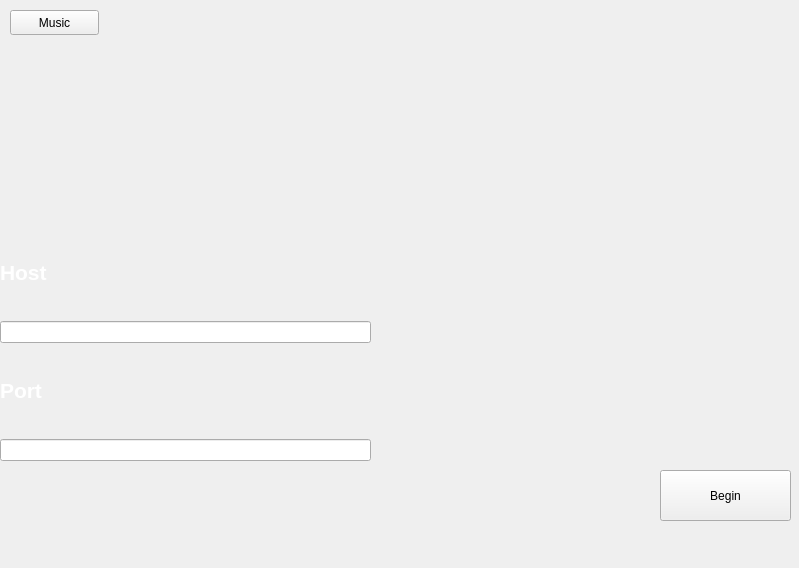
<?xml version="1.0" encoding="UTF-8"?>
<ui version="4.0">
 <class>MainWindow</class>
 <widget class="QMainWindow" name="MainWindow">
  <property name="geometry">
   <rect>
    <x>0</x>
    <y>0</y>
    <width>799</width>
    <height>568</height>
   </rect>
  </property>
  <property name="windowTitle">
   <string>MainWindow</string>
  </property>
  <widget class="QWidget" name="centralwidget">
   <widget class="QPushButton" name="StartButton">
    <property name="geometry">
     <rect>
      <x>660</x>
      <y>470</y>
      <width>131</width>
      <height>51</height>
     </rect>
    </property>
    <property name="text">
     <string>Begin</string>
    </property>
   </widget>
   <widget class="QPushButton" name="pushButton">
    <property name="geometry">
     <rect>
      <x>10</x>
      <y>10</y>
      <width>89</width>
      <height>25</height>
     </rect>
    </property>
    <property name="text">
     <string>Music</string>
    </property>
   </widget>
   <widget class="QLabel" name="label_3">
    <property name="geometry">
     <rect>
      <x>0</x>
      <y>0</y>
      <width>801</width>
      <height>571</height>
     </rect>
    </property>
    <property name="text">
     <string/>
    </property>
    <property name="pixmap">
     <pixmap>../Desktop/Taller I/Taller - tp grupal/Dune2000/resources/dune2000.jpg</pixmap>
    </property>
   </widget>
   <widget class="QWidget" name="verticalLayoutWidget">
    <property name="geometry">
     <rect>
      <x>0</x>
      <y>230</y>
      <width>371</width>
      <height>231</height>
     </rect>
    </property>
    <layout class="QVBoxLayout" name="verticalLayout">
     <item>
      <widget class="QLabel" name="label">
       <property name="text">
        <string>&lt;html&gt;&lt;head/&gt;&lt;body&gt;&lt;p&gt;&lt;span style=&quot; font-size:16pt; font-weight:600; color:#ffffff;&quot;&gt;Host&lt;/span&gt;&lt;/p&gt;&lt;/body&gt;&lt;/html&gt;</string>
       </property>
       <property name="scaledContents">
        <bool>false</bool>
       </property>
       <property name="wordWrap">
        <bool>false</bool>
       </property>
      </widget>
     </item>
     <item>
      <widget class="QLineEdit" name="lineEdit">
       <property name="frame">
        <bool>true</bool>
       </property>
      </widget>
     </item>
     <item>
      <widget class="QLabel" name="label_2">
       <property name="text">
        <string>&lt;html&gt;&lt;head/&gt;&lt;body&gt;&lt;p&gt;&lt;span style=&quot; font-size:16pt; font-weight:600; color:#ffffff;&quot;&gt;Port&lt;/span&gt;&lt;/p&gt;&lt;/body&gt;&lt;/html&gt;</string>
       </property>
       <property name="scaledContents">
        <bool>false</bool>
       </property>
       <property name="wordWrap">
        <bool>false</bool>
       </property>
      </widget>
     </item>
     <item>
      <widget class="QLineEdit" name="lineEdit_2">
       <property name="frame">
        <bool>true</bool>
       </property>
       <property name="clearButtonEnabled">
        <bool>false</bool>
       </property>
      </widget>
     </item>
    </layout>
    <zorder>label_2</zorder>
    <zorder>lineEdit</zorder>
    <zorder>lineEdit_2</zorder>
    <zorder>label</zorder>
   </widget>
   <zorder>label_3</zorder>
   <zorder>StartButton</zorder>
   <zorder>pushButton</zorder>
   <zorder>verticalLayoutWidget</zorder>
  </widget>
 </widget>
 <resources/>
 <connections/>
</ui>
